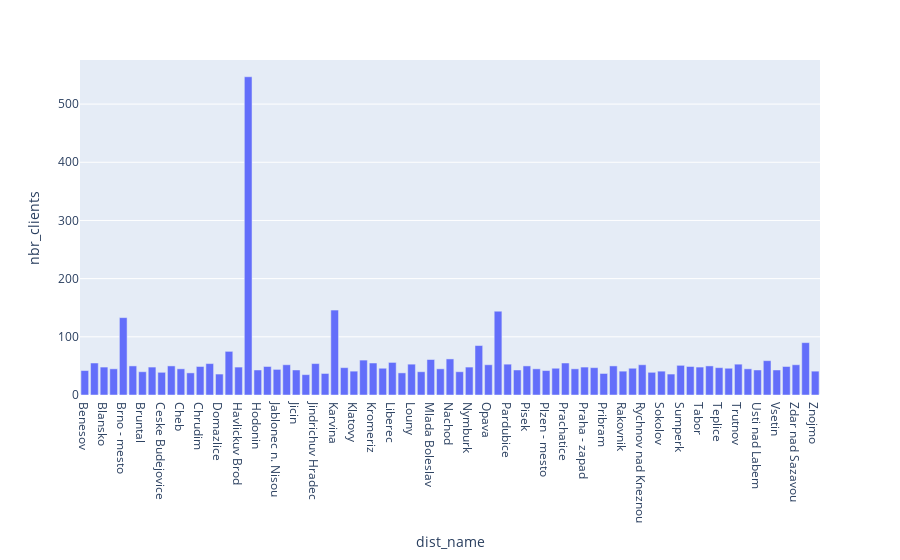

Notebook cell for this chart:
### Code cell
# Number of clients per age group
d = DataFrame(datamart18_s.groupby(['dist_name'])['client_id'].nunique())
d_1 =d.rename(columns = {'client_id':'nbr_clients'}, inplace=True)
dd =d.loc[:'nbr_clients'].sum()
d['perc'] = d['nbr_clients']/4500
d.reset_index(inplace=True)
d.sort_values
d.sort_values('nbr_clients',ascending =False)

#Plot the data
fig = px.bar(d, x='dist_name', y='nbr_clients')
print(t,fig.show())

### Figure 1 — Plotly figure (JSON) as saved in the notebook; plotly's stock layout.template omitted (floating-point values rounded to 4 significant figures)
{"data": [{"alignmentgroup": "True", "hoverlabel": {"namelength": 0}, "hovertemplate": "dist_name=%{x}<br>nbr_clients=%{y}", "legendgroup": "", "marker": {"color": "#636efa"}, "name": "", "offsetgroup": "", "orientation": "v", "showlegend": false, "textposition": "auto", "type": "bar", "x": ["Benesov", "Beroun", "Blansko", "Breclav", "Brno - mesto", "Brno - venkov", "Bruntal", "Ceska Lipa", "Ceske Budejovice", "Cesky Krumlov", "Cheb", "Chomutov", "Chrudim", "Decin", "Domazlice", "Frydek - Mistek", "Havlickuv Brod", "Hl.m. Praha", "Hodonin", "Hradec Kralove", "Jablonec n. Nisou", "Jesenik", "Jicin", "Jihlava", "Jindrichuv Hradec", "Karlovy Vary", "Karvina", "Kladno", "Klatovy", "Kolin", "Kromeriz", "Kutna Hora", "Liberec", "Litomerice", "Louny", "Melnik", "Mlada Boleslav", "Most", "Nachod", "Novy Jicin", "Nymburk", "Olomouc", "Opava", "Ostrava - mesto", "Pardubice", "Pelhrimov", "Pisek", "Plzen - jih", "Plzen - mesto", "Plzen - sever", "Prachatice", "Praha - vychod", "Praha - zapad", "Prerov", "Pribram", "Prostejov", "Rakovnik", "Rokycany", "Rychnov nad Kneznou", "Semily", "Sokolov", "Strakonice", "Sumperk", "Svitavy", "Tabor", "Tachov", "Teplice", "Trebic", "Trutnov", "Uherske Hradiste", "Usti nad Labem", "Usti nad Orlici", "Vsetin", "Vyskov", "Zdar nad Sazavou", "Zlin", "Znojmo"], "xaxis": "x", "y": [42, 55, 48, 45, 133, 50, 40, 48, 39, 50, 45, 38, 49, 54, 36, 75, 48, 547, 43, 49, 44, 52, 43, 35, 54, 37, 146, 47, 41, 60, 55, 46, 56, 38, 53, 40, 61, 45, 62, 40, 48, 85, 52, 144, 53, 43, 50, 45, 42, 46, 55, 45, 48, 47, 37, 50, 41, 46, 52, 39, 41, 36, 51, 49, 48, 50, 47, 46, 53, 45, 43, 59, 43, 49, 52, 90, 41], "yaxis": "y"}], "layout": {"barmode": "relative", "legend": {"tracegroupgap": 0}, "margin": {"t": 60}, "xaxis": {"anchor": "y", "domain": [0, 1], "title": {"text": "dist_name"}}, "yaxis": {"anchor": "x", "domain": [0, 1], "title": {"text": "nbr_clients"}}}}
